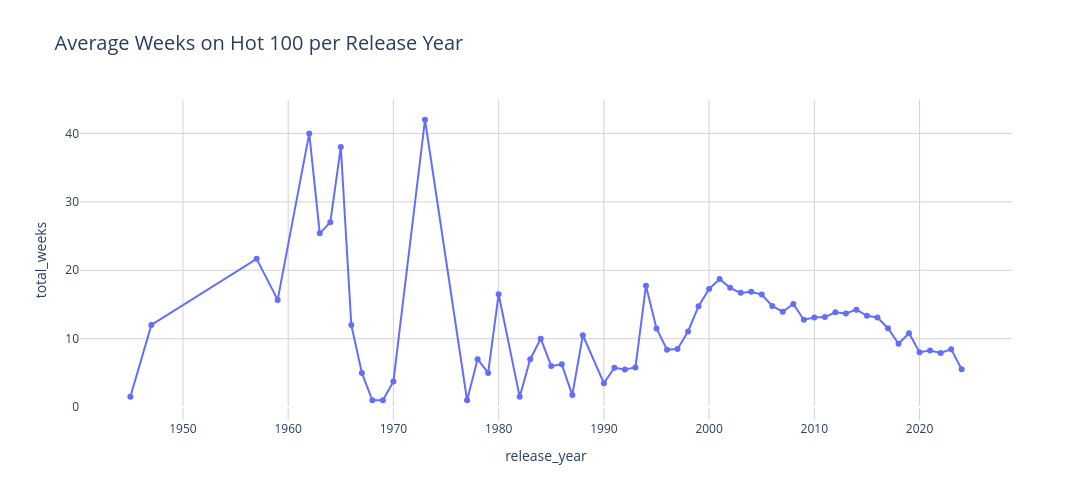

The notebook cell this image was saved under:
### Markdown cell above
#### **Visual:** Average weeks on Chart per release year  

This interactive line chart shows how the **average chart duration of songs** changes from 2000 to 2024.  
- Each marker represents a release year.  
- Hover over points to see the exact average weeks on the chart.  
- Highlights differences between the **pre-streaming** and **streaming** eras.

### Code cell
# Create line chart with markers and hover data
fig = px.line(
    avg_weeks_per_year,
    x='release_year',                  # x-axis: song release year
    y='total_weeks',                   # y-axis: average weeks on Hot 100
    markers=True,                      # show points on line
    title='Average Weeks on Hot 100 per Release Year',
    hover_data={'release_year': True, 'total_weeks': True}  # show values on hover
)

# Customize layout: size, background, grid, and title font
fig.update_layout(
    width=1200,                        # figure width
    height=500,                        # figure height
    plot_bgcolor='white',              # plot area background color
    paper_bgcolor='white',             # whole figure background
    title_font_size=20,                # title font size
    xaxis=dict(showgrid=True, gridcolor='lightgray'),  # x-axis grid style
    yaxis=dict(showgrid=True, gridcolor='lightgray')   # y-axis grid style
)

# Display interactive chart
fig.show()

### Figure 1 — Plotly figure (JSON) as saved in the notebook; plotly's stock layout.template omitted (floating-point values rounded to 4 significant figures)
{"data": [{"hovertemplate": "release_year=%{x}<br>total_weeks=%{y}<extra></extra>", "legendgroup": "", "line": {"color": "#636efa", "dash": "solid"}, "marker": {"symbol": "circle"}, "mode": "lines+markers", "name": "", "orientation": "v", "showlegend": false, "type": "scatter", "x": [1945, 1947, 1957, 1959, 1962, 1963, 1964, 1965, 1966, 1967, 1968, 1969, 1970, 1973, 1977, 1978, 1979, 1980, 1982, 1983, 1984, 1985, 1986, 1987, 1988, 1990, 1991, 1992, 1993, 1994, 1995, 1996, 1997, 1998, 1999, 2000, 2001, 2002, 2003, 2004, 2005, 2006, 2007, 2008, 2009, 2010, 2011, 2012, 2013, 2014, 2015, 2016, 2017, 2018, 2019, 2020, 2021, 2022, 2023, 2024], "xaxis": "x", "y": [1.5, 12.0, 21.67, 15.67, 40.0, 25.4, 27.0, 38.0, 12.0, 5.0, 1.0, 1.0, 3.75, 42.0, 1.0, 7.0, 5.0, 16.5, 1.5, 7.0, 10.0, 6.0, 6.25, 1.75, 10.5, 3.5, 5.75, 5.5, 5.8, 17.75, 11.5, 8.375, 8.5, 11.06, 14.76, 17.27, 18.73, 17.43, 16.7, 16.85, 16.44, 14.79, 13.93, 15.06, 12.77, 13.1, 13.16, 13.87, 13.69, 14.24, 13.35, 13.1, 11.53, 9.257, 10.79, 8.024, 8.255, 7.902, 8.469, 5.522], "yaxis": "y"}], "layout": {"height": 500, "legend": {"tracegroupgap": 0}, "paper_bgcolor": "white", "plot_bgcolor": "white", "title": {"font": {"size": 20}, "text": "Average Weeks on Hot 100 per Release Year"}, "width": 1200, "xaxis": {"anchor": "y", "domain": [0, 1], "gridcolor": "lightgray", "showgrid": true, "title": {"text": "release_year"}}, "yaxis": {"anchor": "x", "domain": [0, 1], "gridcolor": "lightgray", "showgrid": true, "title": {"text": "total_weeks"}}}}
